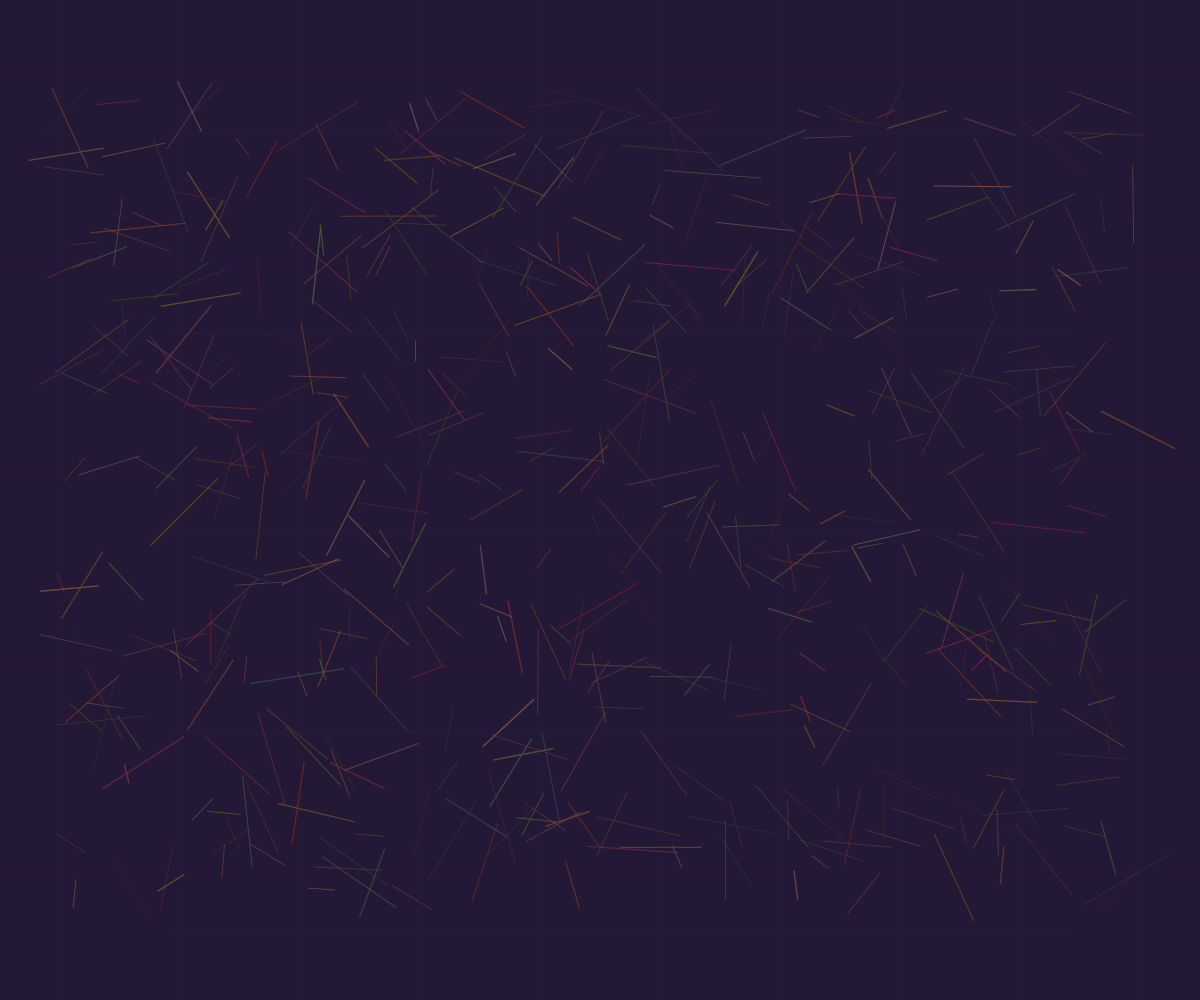
Frame 1 (no input)
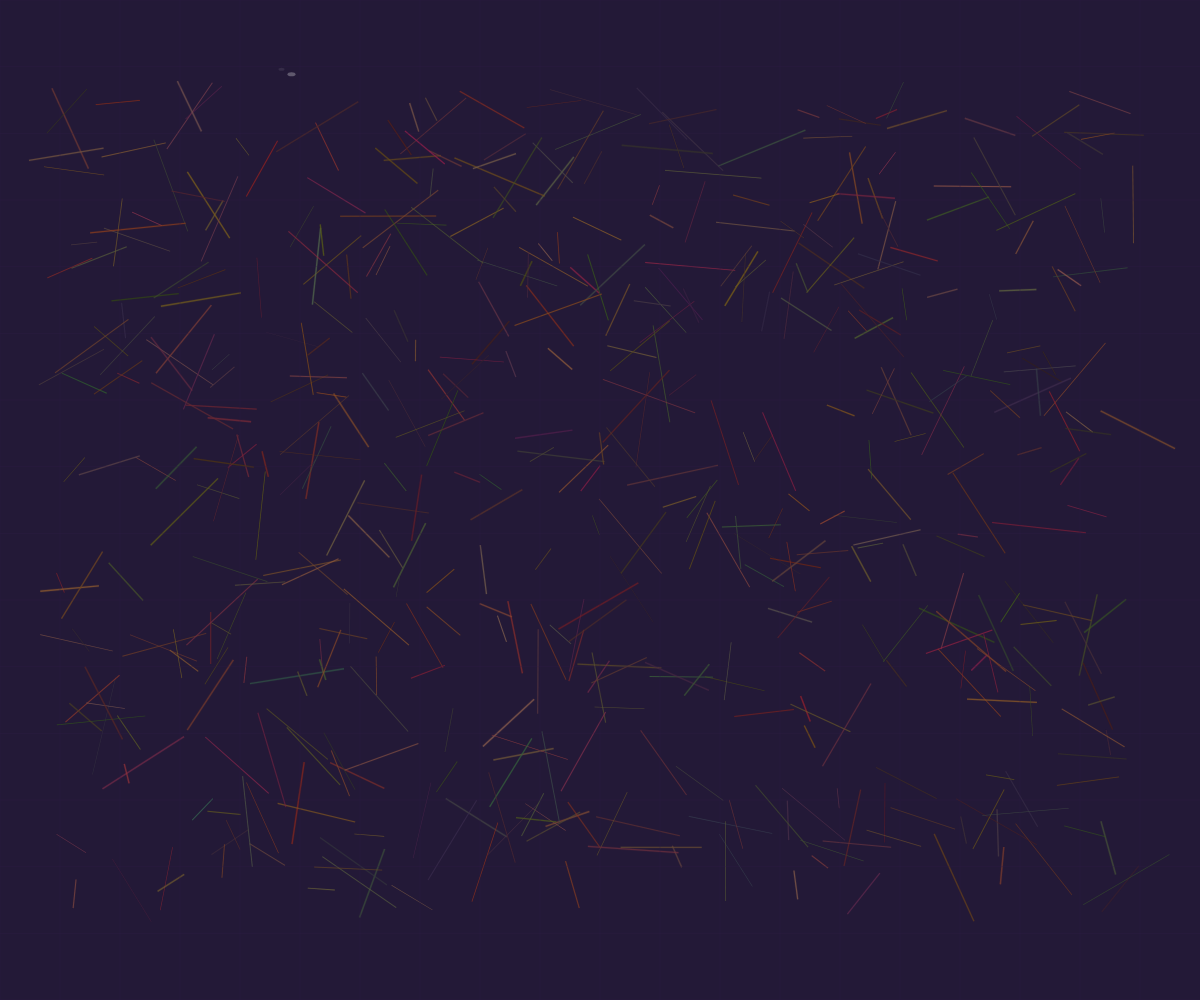
Frame 60 (no input)
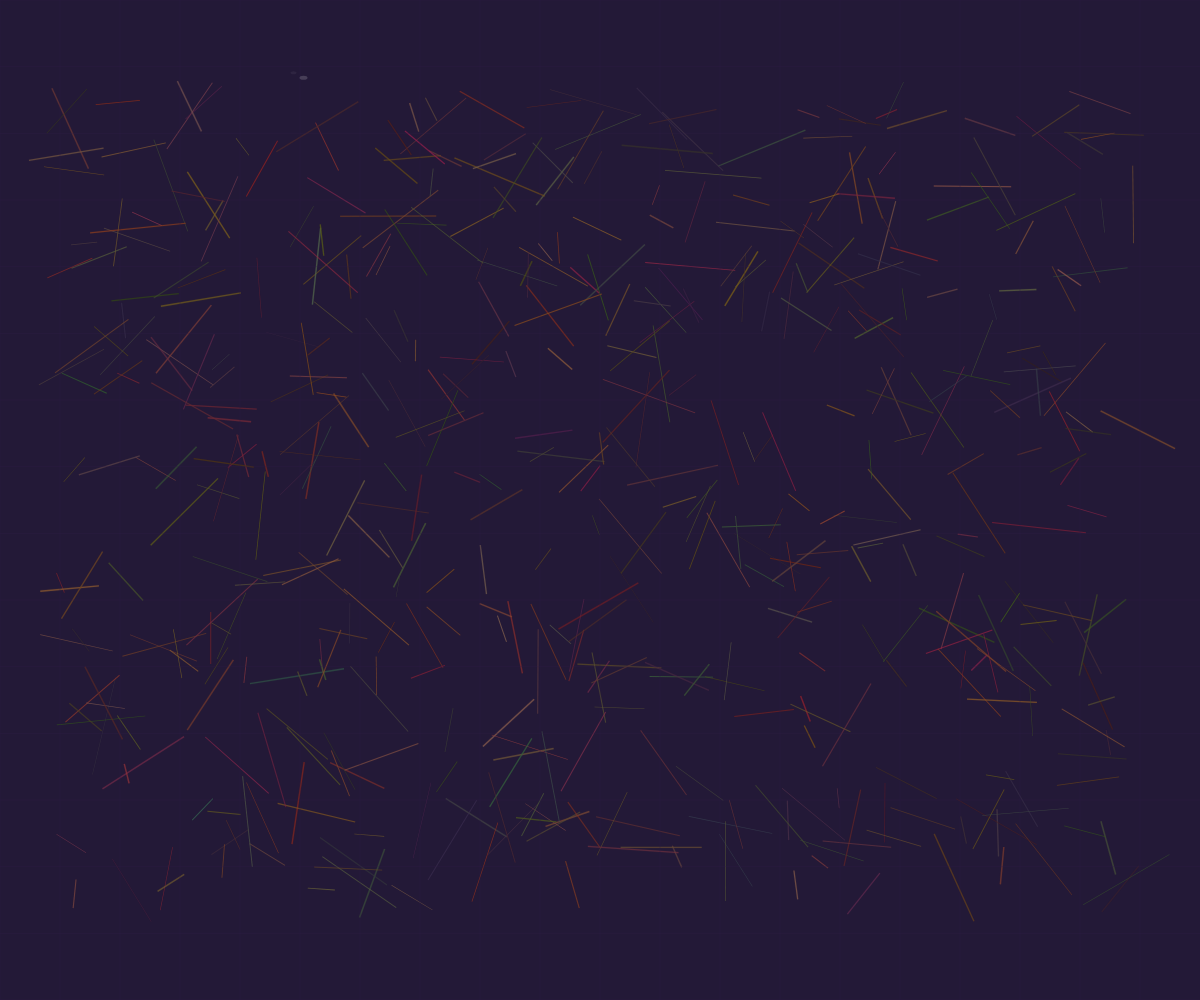
Frame 120 (the mouse pressed at the canvas centre since frame 60)

The p5.js sketch that drew these frames (run headless with seeded random() and noise() and a simulated clock; from frame 60 on, the mouse is pressed at the canvas centre):

// p5.js sketch
// ── sketch.js
let threads = [];
let glintX, glintY;
let glowIntensity = 0;

function setup() {
  createCanvas(windowWidth, windowHeight);
  noStroke();
  
  // Initialize tapestry dimensions
  const tapestryWidth = width * 0.9;
  const tapestryHeight = height * 0.8;
  const tapestryX = (width - tapestryWidth) / 2;
  const tapestryY = (height - tapestryHeight) / 2;
  
  // Create textile threads
  for (let i = 0; i < 500; i++) {
    threads.push({
      x: random(tapestryX, tapestryX + tapestryWidth),
      y: random(tapestryY, tapestryY + tapestryHeight),
      length: random(20, 100),
      angle: random(TWO_PI),
      thickness: random(1, 3),
      color: color(
        random(50, 150),
        random(30, 100),
        random(20, 80),
        random(150, 200)
      ),
      glow: random(0.5, 1.0)
    });
  }
  
  // Initialize glint position
  glintX = random(width);
  glintY = random(height);
}

function windowResized() {
  resizeCanvas(windowWidth, windowHeight);
}

function draw() {
  // Deep, rich background with subtle gradient
  background(25, 15, 35);
  
  // Draw textile threads
  drawThreads();
  
  // Animate glint
  animateGlint();
  
  // Subtle pulsing glow effect
  glowIntensity = 0.5 + 0.2 * sin(frameCount * 0.03);
}

function drawThreads() {
  // Draw background tapestry texture
  fill(35, 25, 55);
  noStroke();
  rect(0, 0, width, height);
  
  // Draw complex thread pattern
  for (let i = 0; i < threads.length; i++) {
    const t = threads[i];
    
    push();
    translate(t.x, t.y);
    rotate(t.angle);
    
    // Thread with gradient and subtle glow
    const threadColor = t.color;
    const glowColor = color(
      red(threadColor),
      green(threadColor),
      blue(threadColor),
      50 * t.glow * glowIntensity
    );
    
    fill(glowColor);
    rect(-t.thickness/2, -t.length/2, t.thickness, t.length);
    
    // Draw thread with texture
    fill(threadColor);
    rect(-t.thickness/4, -t.length/2, t.thickness/2, t.length);
    
    pop();
  }
  
  // Add subtle grid overlay for medieval tapestry feel
  stroke(50, 30, 70, 80);
  strokeWeight(1);
  
  for (let x = 0; x < width; x += width / 20) {
    line(x, 0, x, height);
  }
  for (let y = 0; y < height; y += height / 15) {
    line(0, y, width, y);
  }
}

function animateGlint() {
  // Move glint slowly across the screen
  const speed = 0.2;
  glintX += speed;
  glintY += speed * 0.3;
  
  // Reset position when it goes off screen
  if (glintX > width + 50 || glintY > height + 50) {
    glintX = -50;
    glintY = random(height);
  }
  
  // Draw the glint as a soft white highlight
  const glow = 100 * glowIntensity;
  fill(255, 255, 255, glow);
  noStroke();
  ellipse(glintX, glintY, 8, 4);
  
  // Add a subtle trail effect
  fill(255, 255, 255, glow * 0.3);
  ellipse(glintX - 10, glintY - 5, 6, 3);
}
